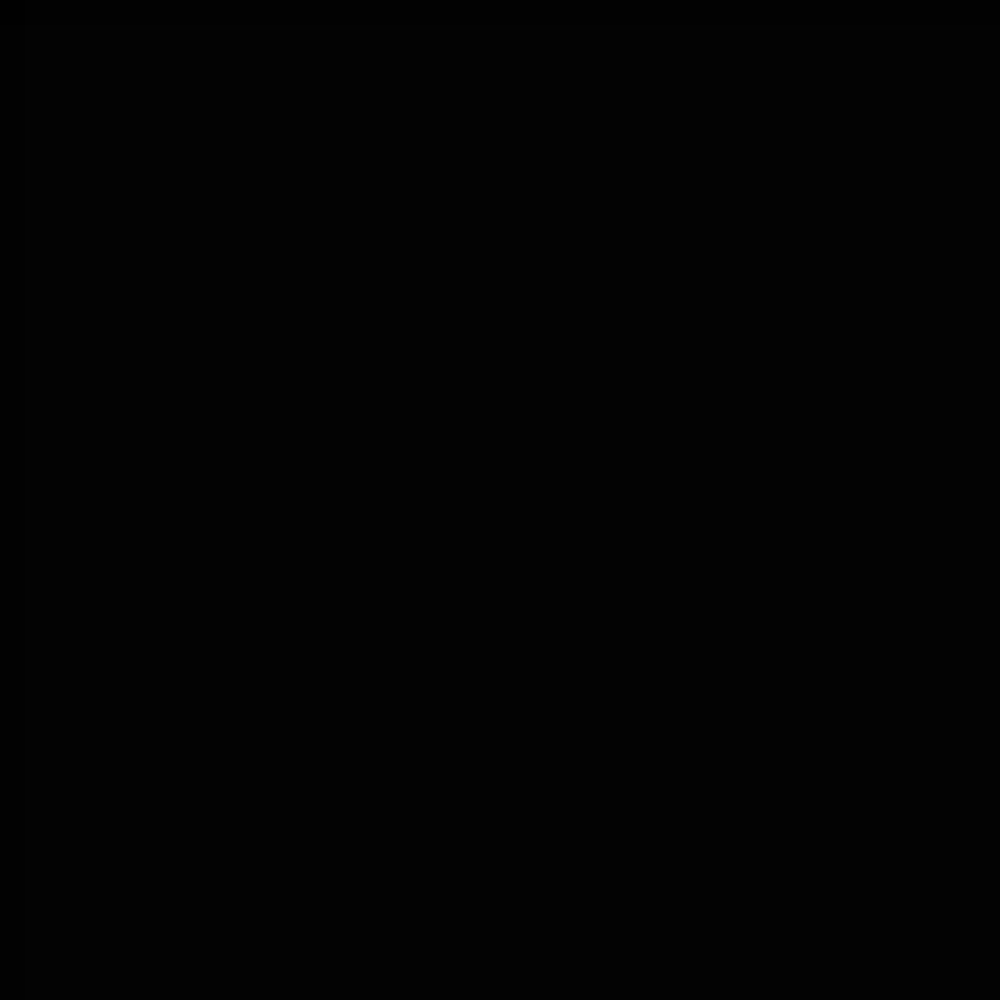
Frame 1 (no input)
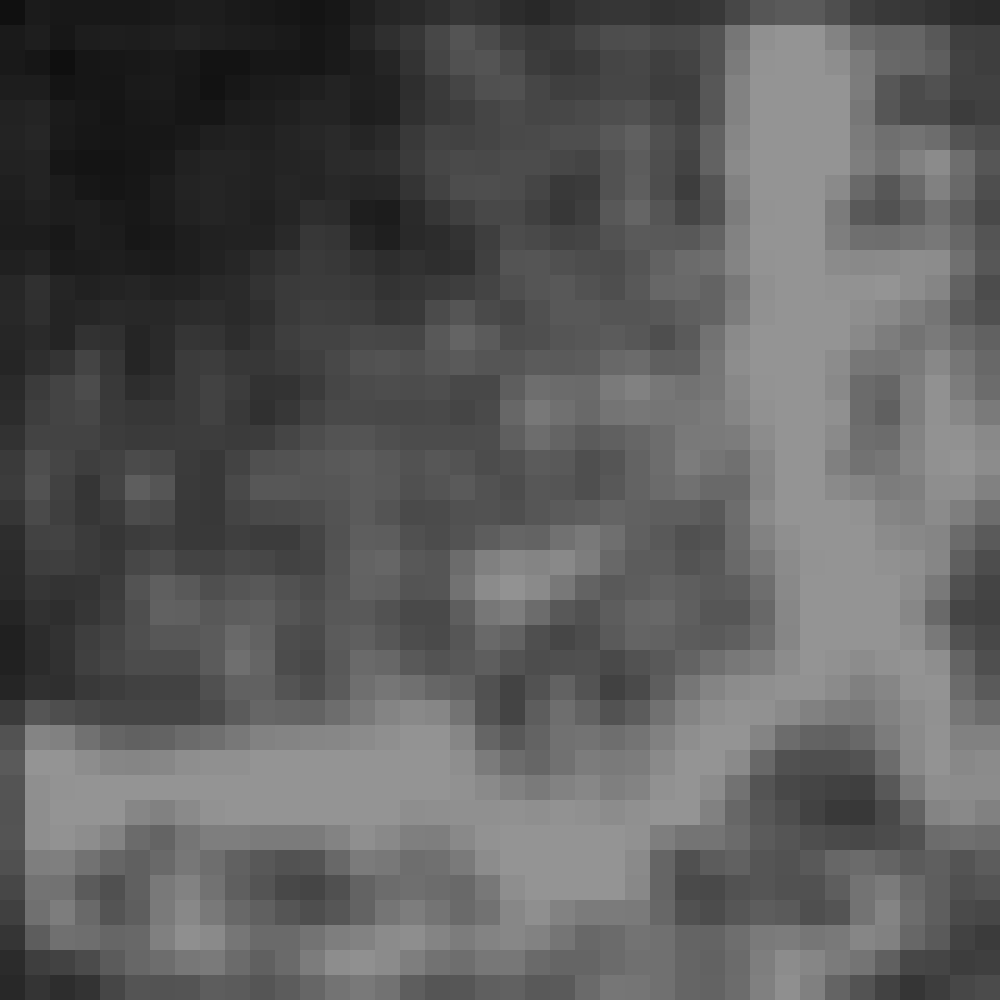
Frame 60 (the mouse pressed at the canvas centre just before this capture)
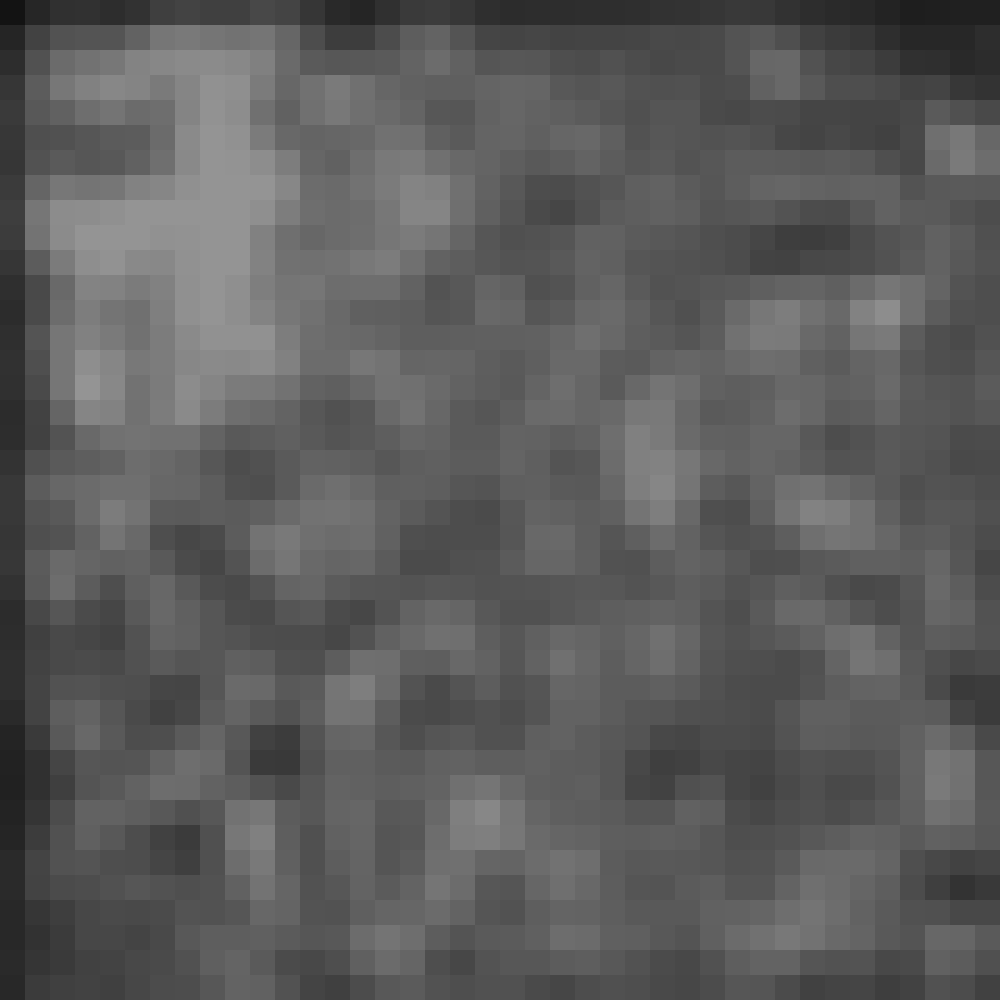
Frame 120 (the mouse held since frame 60 and released just before this capture)

The Processing sketch that drew these frames (run headless with seeded random() and noise(); from frame 60 on, the mouse is pressed at the canvas centre):

// Processing sketch: latticeTypeFluidSimEnclosed
// ── latticeTypeFluidSimEnclosed.pde
float[][] volume;
particle[] mass;
int w,h;

void setup(){
  size(1000,1000);
  volume =new float[40][40];
  mass = new particle[8000];
  w = width/volume.length;
  h=  height/volume[0].length;
  //for (int i =0; i< mass.length/4; i++){
  //  mass[i] = new particle(random(width)/10 +450, random(height));
  //  mass[i].mass = 3.0;
  //}
  for (int i =0*mass.length/4; i< 2*mass.length/12; i++){
    mass[i] = new particle(random(width)/10 +150, random(height)/10 + 150);
  }
  for (int i =2*mass.length/12; i< mass.length; i++){
    mass[i] = new particle(random(width), random(height));
  }
  noStroke();
  frameRate(30);
}

void draw(){
  background(0);
  drawVolume();
  //drawMass();
  calcPressure();
  updateParticles();
  
}

void drawVolume(){
  for(int i=0; i< volume.length; i++){
   for(int j=0; j< volume[i].length; j++){
     //stroke(sq(volume[i][j])/18);
     fill(sq(volume[i][j]+4)/5,50);
     //if(volume[i][j]*12 > 120);
     square(i*w, j*h, w*2);
   }
  }
}

void drawMass(){
  fill(0);
  //stroke(255);
  for(int i =0 ; i< mass.length; i++){
    circle(mass[i].position.x, mass[i].position.y, 10);
  }
}

void calcPressure(){
  volume =new float[width/w][height/h];
  for(int i =0; i< volume.length;i++){
    volume[i][0] = 10;
    volume[i][volume[i].length-1] = 10;
  }
  for(int i =0; i< volume[0].length;i++){
    volume[0][i] = 10;
    volume[volume.length-1][i] = 10;
  }
  for(int i =0; i< mass.length; i++){
   if((mass[i].position.x < w)||(mass[i].position.x > width-w)){
     mass[i].position.x = constrain(mass[i].position.x, w/2 , width-w/2);
     mass[i].velocity.x *= -1;
   }
   if((mass[i].position.y < h)||(mass[i].position.y > height-h)){
     mass[i].position.y = constrain(mass[i].position.y, h/2 , height-h/2);
     mass[i].velocity.y *= -1;
   }
   int x = (int)mass[i].position.x/w;
   int y = (int)mass[i].position.y/h;
   for(int j = -1; j<2; j++){
     for(int k = -1; k< 2; k++){
       int xl = (x+j+volume.length)%volume.length;
       int yl = (y+k+volume[0].length)%volume[0].length;
       PVector grad = new PVector(j,k);
       volume[xl][yl] += 1.0/(grad.mag()+1);
     }
   }
    
  }
  //volume[(int)mouseX/w][(int)mouseY/h]+=90;
}

void updateParticles(){
 for(int i =0; i< mass.length; i++){
   PVector gradient = new PVector(0.0,0.0);
   int x = (int)mass[i].position.x/w;
   int y = (int)mass[i].position.y/h;
   for(int j = -1; j<2; j++){
     for(int k = -1; k< 2; k++){
       int xl = constrain(x+ j,0,volume.length-1);
       int yl = constrain(y+ k,0,volume[0].length-1);
       PVector grad = new PVector(j,k);
       PVector dir = new PVector(j,k).mult(volume[xl][yl]).div(grad.magSq()*18+1);
       gradient.sub( dir);
     }
   }
   mass[i].update(gradient.x,gradient.y);
   //stroke(mass[i].velocity.mag()*20,gradient.x*120+120,gradient.y*120+120,10);
   //fill(mass[i].velocity.mag()*20,gradient.x*120+120,gradient.y*120+120,10);
   //fill(mass[i].velocity.mag()*32,128,255-mass[i].velocity.mag()*32,10);
   //stroke(mass[i].velocity.mag()*3,128,mass[i].weight*256,10);
   //square(x*w,y*h, w*2);
 }
}

// ── particle.pde
 class particle{
   PVector position, velocity, bias;
   float weight, mass;
   
   public particle(float x, float y){
     position = new PVector(x,y);
     velocity = new PVector(0,0);      //PVector.random2D();
     bias = new PVector(0,.0500);
     weight = 1;
     mass = 1;
   }
   
   public void update(float gradx, float grady){
     //velocity.mult(0.3);
     velocity.add(new PVector(gradx,grady).div(weight));
     //velocity.add(bias);
     velocity.limit(15);
     position.add(velocity);
     //weight = mass- velocity.mag()/(180*mass);
   }
   
 }
